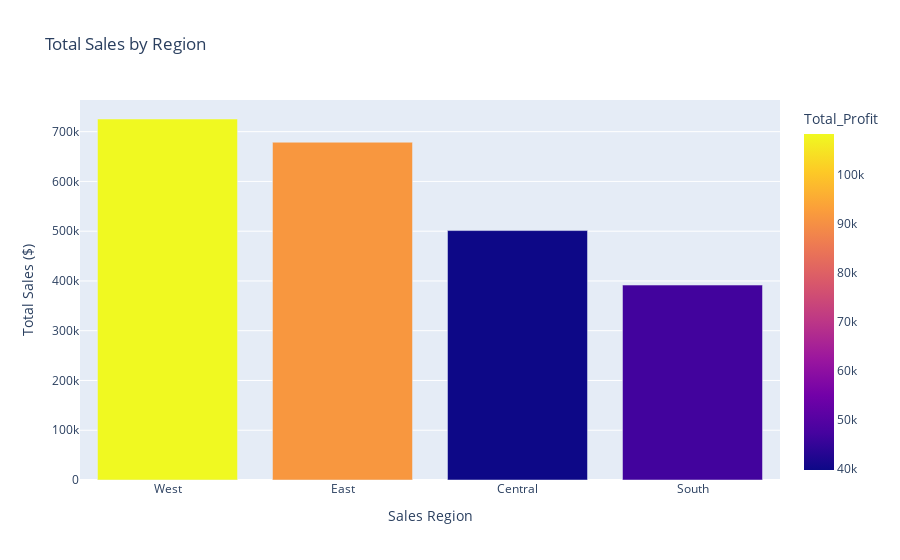

Source (notebook cell):
### Code cell
fig_region_sales = px.bar(
    region_performance,
    x="Region",
    y="Total_Sales",
    title="Total Sales by Region",
    labels={
        "Region": "Sales Region",
        "Total_Sales": "Total Sales ($)"
    },
    hover_data=['Total_Profit'],
    color="Total_Profit", 
    color_continuous_scale=px.colors.sequential.Plasma 
)

fig_region_sales.update_layout(xaxis_title="Sales Region", yaxis_title="Total Sales ($)")
fig_region_sales.show()

### Figure 1 — Plotly figure (JSON) as saved in the notebook; plotly's stock layout.template omitted (floating-point values rounded to 4 significant figures)
{"data": [{"alignmentgroup": "True", "customdata": [[108400.0], [91520.0], [39710.0], [46750.0]], "hovertemplate": "Sales Region=%{x}<br>Total Sales ($)=%{y}<br>Total_Profit=%{marker.color}<extra></extra>", "legendgroup": "", "marker": {"color": [108400.0, 91520.0, 39710.0, 46750.0], "coloraxis": "coloraxis", "pattern": {"shape": ""}}, "name": "", "offsetgroup": "", "orientation": "v", "showlegend": false, "textposition": "auto", "type": "bar", "x": ["West", "East", "Central", "South"], "xaxis": "x", "y": [725500.0, 678800.0, 501200.0, 391700.0], "yaxis": "y"}], "layout": {"barmode": "relative", "coloraxis": {"colorbar": {"title": {"text": "Total_Profit"}}, "colorscale": [[0, "#0d0887"], [0.1111, "#46039f"], [0.2222, "#7201a8"], [0.3333, "#9c179e"], [0.4444, "#bd3786"], [0.5556, "#d8576b"], [0.6667, "#ed7953"], [0.7778, "#fb9f3a"], [0.8889, "#fdca26"], [1, "#f0f921"]]}, "legend": {"tracegroupgap": 0}, "title": {"text": "Total Sales by Region"}, "xaxis": {"anchor": "y", "domain": [0, 1], "title": {"text": "Sales Region"}}, "yaxis": {"anchor": "x", "domain": [0, 1], "title": {"text": "Total Sales ($)"}}}}
